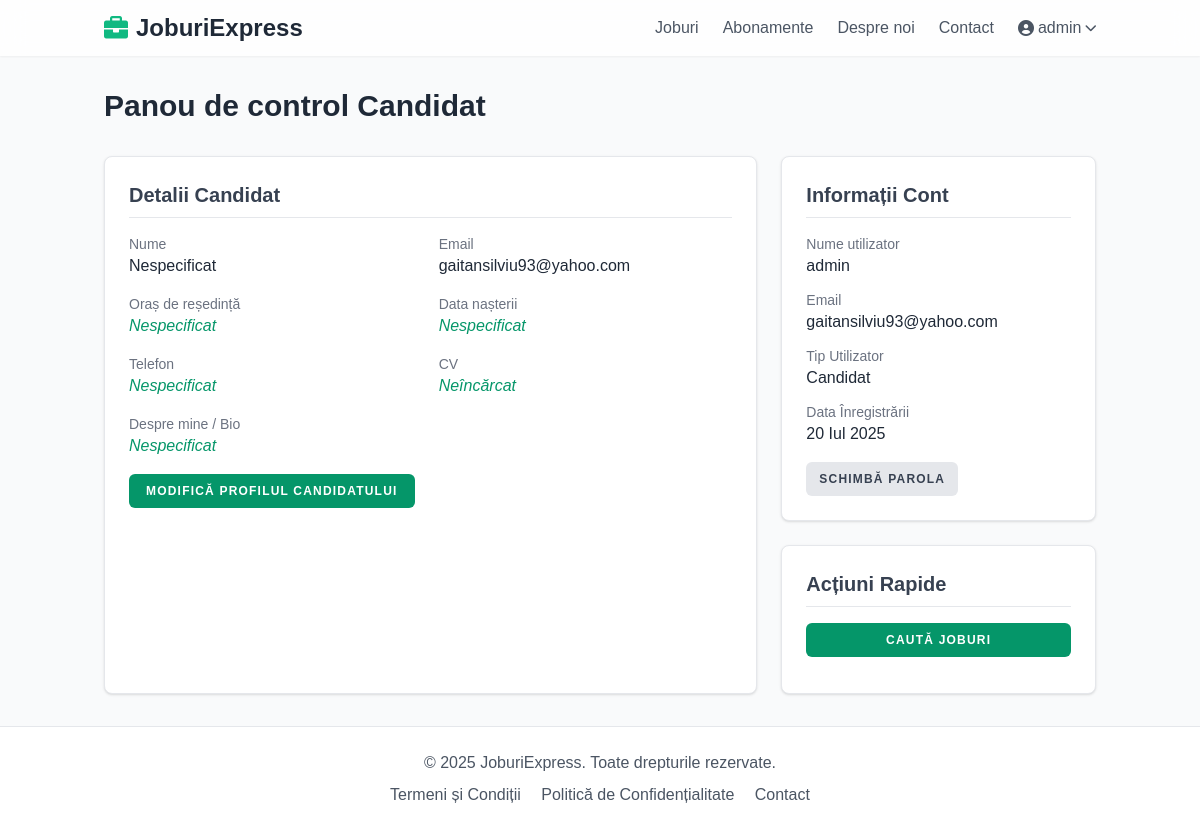
The page /conturi/profil/ (signed in) on the database its author committed.
### accounts/models.py (models this page shows, shortened)
class User(AbstractUser):
    USER_TYPE_CHOICES = (
        ('job_seeker', 'Candidat'),
        ('company', 'Companie'),
    )
    email = models.EmailField(unique=True)
    user_type = models.CharField(max_length=20, choices=USER_TYPE_CHOICES, default='job_seeker')
    groups = models.ManyToManyField(
        'auth.Group',
        verbose_name='groups',
        blank=True,
        help_text='The groups this user belongs to. A user will get all permissions granted to each of their groups.',
        related_name="custom_user_set", # Changed related_name
        related_query_name="user",
    )
    user_permissions = models.ManyToManyField(
        'auth.Permission',
        verbose_name='user permissions',
        blank=True,
        help_text='Specific permissions for this user.',
        related_name="custom_user_set", # Changed related_name
        related_query_name="user",
    )
    is_active = models.BooleanField(
        'active',
        default=True, # Changed default to True
        help_text= (
            'Designates whether this user should be treated as active. '
            'Unselect this instead of deleting accounts.'
        ),
    )

class JobSeekerProfile(models.Model):
    user = models.OneToOneField(User, on_delete=models.CASCADE, primary_key=True, related_name='jobseekerprofile')
    city_of_residence = models.CharField("Oraș de reședință", max_length=100, blank=True, null=True) # Renamed from location
    date_of_birth = models.DateField("Data nașterii", blank=True, null=True)
    phone_number = models.CharField(max_length=20, blank=True, null=True)
    cv = models.FileField(upload_to='cvs/', blank=True, null=True) # Requires Pillow installation
    bio = models.TextField(blank=True, null=True)
    saved_jobs = models.ManyToManyField('jobs.Job', blank=True, related_name='saved_by_seekers')

### accounts/views.py (the view)
# urls.py: path('profil/', views.ProfileView.as_view(), name='profil'), # Generic profile view (maybe remove later if dashboards are sufficient)
@method_decorator(login_required, name='dispatch') # Ensure user is logged in
class ProfileView(TemplateView):
    template_name = 'accounts/profile.html'
    def get_context_data(self, **kwargs):
        context = super().get_context_data(**kwargs)
        user = self.request.user
        context['user'] = user
        if user.user_type == 'job_seeker':
            try:
                context['profile'] = user.jobseekerprofile
            except JobSeekerProfile.DoesNotExist:
                context['profile'] = None # Handle case where profile might not exist yet
        elif user.user_type == 'company':
            try:
                context['profile'] = user.companyprofile
            except CompanyProfile.DoesNotExist:
                context['profile'] = None # Handle case where profile might not exist yet
        else:
            context['profile'] = None
        return context

### templates/accounts/profile.html (shortened to what this page needs)
{% extends 'base.html' %}
{% block content %}
<div class="container mx-auto px-4 py-8">
    <h1 class="text-3xl font-bold text-gray-800 mb-8">
        {% if user.user_type == 'job_seeker' %}
            Panou de control Candidat
        {% elif user.user_type == 'company' %}
            Panou de control Companie
        {% else %}
            Profil Utilizator
        {% endif %}
    </h1>
    <div class="grid grid-cols-1 md:grid-cols-3 gap-6">
        <div class="md:col-span-2 bg-white rounded-lg shadow border border-gray-200 p-6">
            <h2 class="text-xl font-semibold text-gray-700 mb-4 border-b pb-2">
                {% if user.user_type == 'job_seeker' %}
                    Detalii Candidat
                {% elif user.user_type == 'company' %}
                    Detalii Companie
                {% else %}
                    Detalii Profil
                {% endif %}
            </h2>
            {% if user.user_type == 'job_seeker' %}
                {% if profile %}
                    <div class="grid grid-cols-1 sm:grid-cols-2 gap-4 mb-4">
                        <div>
                            <p class="text-sm text-gray-500">Nume</p>
                            <p class="font-medium text-gray-800">{{ user.get_full_name|default:"Nespecificat" }}</p>
                        </div>
                        <div>
                            <p class="text-sm text-gray-500">Email</p>
                            <p class="font-medium text-gray-800">{{ user.email }}</p>
                        </div>
                        <div>
                            <p class="text-sm text-gray-500">Oraș de reședință</p>
                            <p class="font-medium text-gray-800">{{ profile.city_of_residence|default:"<span class='text-emerald-600 italic'>Nespecificat</span>"|safe }}</p>
                        </div>
                        <div>
                            <p class="text-sm text-gray-500">Data nașterii</p>
                            <p class="font-medium text-gray-800">{{ profile.date_of_birth|date:"d M Y"|default:"<span class='text-emerald-600 italic'>Nespecificat</span>"|safe }}</p>
                        </div>
                         <div>
                            <p class="text-sm text-gray-500">Telefon</p>
                            <p class="font-medium text-gray-800">{{ profile.phone_number|default:"<span class='text-emerald-600 italic'>Nespecificat</span>"|safe }}</p>
                        </div>
                        <div>
                            <p class="text-sm text-gray-500">CV</p>
                            <p class="font-medium text-gray-800">
                                {% if profile.cv %}
                                    <a href="{{ profile.cv.url }}" target="_blank" class="text-emerald-600 hover:underline">Vezi CV</a>
                                {% else %}
                                    <span class="text-emerald-600 italic">Neîncărcat</span>
                                {% endif %}
                            </p>
                        </div>
                        <div class="sm:col-span-2">
                            <p class="text-sm text-gray-500">Despre mine / Bio</p>
                            <p class="font-medium text-gray-800">{{ profile.bio|default:"<span class='text-emerald-600 italic'>Nespecificat</span>"|linebreaksbr|safe }}</p>
                        </div>
                    </div>
                    <a href="{% url 'conturi:editare_profil_candidat' %}" class="inline-flex items-center px-4 py-2 bg-emerald-600 border border-transparent rounded-md font-semibold text-xs text-white uppercase tracking-widest hover:bg-emerald-700 active:bg-emerald-900 focus:outline-none focus:border-emerald-900 focus:ring ring-emerald-300 disabled:opacity-25 transition ease-in-out duration-150">
                        Modifică Profilul Candidatului
                    </a>
                {% endif %}
            {% endif %}
        </div>
        <div class="md:col-span-1 space-y-6">
            <div class="bg-white rounded-lg shadow border border-gray-200 p-6">
                <h2 class="text-xl font-semibold text-gray-700 mb-4 border-b pb-2">Informații Cont</h2>
                <div class="space-y-3">
                    <div>
                        <p class="text-sm text-gray-500">Nume utilizator</p>
                        <p class="font-medium text-gray-800">{{ user.username }}</p>
                    </div>
                    <div>
                        <p class="text-sm text-gray-500">Email</p>
                        <p class="font-medium text-gray-800">{{ user.email }}</p>
                    </div>
                    <div>
                        <p class="text-sm text-gray-500">Tip Utilizator</p>
                        <p class="font-medium text-gray-800">{{ user.get_user_type_display }}</p>
                    </div>
                    <div>
                        <p class="text-sm text-gray-500">Data Înregistrării</p>
                        <p class="font-medium text-gray-800">{{ user.date_joined|date:"d M Y" }}</p>
                    </div>
                </div>
                <a href="{% url 'conturi:schimbare_parola' %}" class="mt-4 inline-flex items-center px-3 py-2 bg-gray-200 border border-transparent rounded-md font-semibold text-xs text-gray-700 uppercase tracking-widest hover:bg-gray-300 focus:outline-none focus:border-gray-400 focus:ring ring-gray-300 disabled:opacity-25 transition ease-in-out duration-150">Schimbă Parola</a>
            </div>
            <div class="bg-white rounded-lg shadow border border-gray-200 p-6">
                 <h2 class="text-xl font-semibold text-gray-700 mb-4 border-b pb-2">Acțiuni Rapide</h2>
                 {% if user.user_type == 'company' %}
                     <a href="{% url 'joburi:postare_job' %}" class="w-full text-center inline-flex items-center justify-center px-4 py-2 bg-green-600 border border-transparent rounded-md font-semibold text-xs text-white uppercase tracking-widest hover:bg-green-700 active:bg-green-900 focus:outline-none focus:border-green-900 focus:ring ring-green-300 disabled:opacity-25 transition ease-in-out duration-150 mb-3">Postează un Job Nou</a>
                      <a href="{% url 'plati:planuri' %}" class="w-full text-center inline-flex items-center justify-center px-4 py-2 bg-emerald-600 border border-transparent rounded-md font-semibold text-xs text-white uppercase tracking-widest hover:bg-emerald-700 active:bg-emerald-900 focus:outline-none focus:border-emerald-900 focus:ring ring-emerald-300 disabled:opacity-25 transition ease-in-out duration-150">Vezi Planurile de Abonament</a>
                  {% elif user.user_type == 'job_seeker' %}
                       <a href="{% url 'joburi:lista_joburi' %}" class="w-full text-center inline-flex items-center justify-center px-4 py-2 bg-emerald-600 border border-transparent rounded-md font-semibold text-xs text-white uppercase tracking-widest hover:bg-emerald-700 active:bg-emerald-900 focus:outline-none focus:border-emerald-900 focus:ring ring-emerald-300 disabled:opacity-25 transition ease-in-out duration-150 mb-3">Caută Joburi</a>
                 {% endif %}
            </div>
        </div>
    </div>
</div>
{% endblock %}

### templates/base.html (shortened to what this page needs)
<!DOCTYPE html>
<html lang="ro">
<head>
    <script src="https://cdn.tailwindcss.com"></script>
    <link rel="stylesheet" href="https://cdnjs.cloudflare.com/ajax/libs/font-awesome/6.0.0/css/all.min.css" />
</head>
<body class="bg-gray-50 text-gray-800 relative">
    <nav class="bg-white/80 backdrop-blur-md shadow-sm sticky top-0 z-50">
        <div class="container mx-auto px-4 py-3 flex justify-between items-center">
            <a class="text-2xl font-bold text-gray-800 flex items-center" href="{% url 'core:home' %}">
                <i class="fas fa-briefcase mr-2 text-emerald-500"></i>
                JoburiExpress
            </a>
            <div class="hidden md:flex items-center space-x-6">
                <a class="text-gray-600 hover:text-gray-900 transition-colors duration-300 " href="{% url 'joburi:lista_joburi' %}">Joburi</a>
                <a class="text-gray-600 hover:text-gray-900 transition-colors duration-300 " href="{% url 'plati:planuri' %}">Abonamente</a>
                <a class="text-gray-600 hover:text-gray-900 transition-colors duration-300 " href="{% url 'core:about' %}">Despre noi</a>
                <a class="text-gray-600 hover:text-gray-900 transition-colors duration-300 " href="{% url 'core:contact' %}">Contact</a>
                {% if user.is_authenticated %}
                    <div class="relative">
                        <button id="user-menu-button" class="flex items-center text-gray-600 hover:text-gray-900 focus:outline-none transition-colors duration-300">
                            <i class="fas fa-user-circle mr-1"></i> {{ user.username }}
                            <i class="fas fa-chevron-down ml-1 text-xs"></i>
                        </button>
                    </div>
                {% endif %}
            </div>
        </div>
    </nav>
    <main class="relative overflow-hidden">
        {% block content %}{% endblock %}
    </main>
    <footer class="bg-white text-gray-600 mt-auto border-t border-gray-200">
        <div class="container mx-auto px-4 py-6 text-center">
            <p>&copy; {% now "Y" %} JoburiExpress. Toate drepturile rezervate.</p>
            <div class="mt-2 space-x-4">
                <a href="{% url 'core:terms' %}" class="hover:text-emerald-500 transition-colors duration-300">Termeni și Condiții</a>
                <a href="{% url 'core:privacy' %}" class="hover:text-emerald-500 transition-colors duration-300">Politică de Confidențialitate</a>
                <a href="{% url 'core:contact' %}" class="hover:text-emerald-500 transition-colors duration-300">Contact</a>
            </div>
        </div>
    </footer>
</body>
</html>

### templates/base.html (style rules this page uses)
body { display: flex; flex-direction: column; min-height: 100vh; font-family: sans-serif; }
main { flex-grow: 1; }

### rows shown on the page
User: username "admin", get_full_name "Nespecificat", email "gaitansilviu93@yahoo.com", user_type "Candidat", date_joined "20 Iul 2025"
JobSeekerProfile: city_of_residence "Nespecificat", date_of_birth "Nespecificat", phone_number "Nespecificat", bio "Nespecificat"
